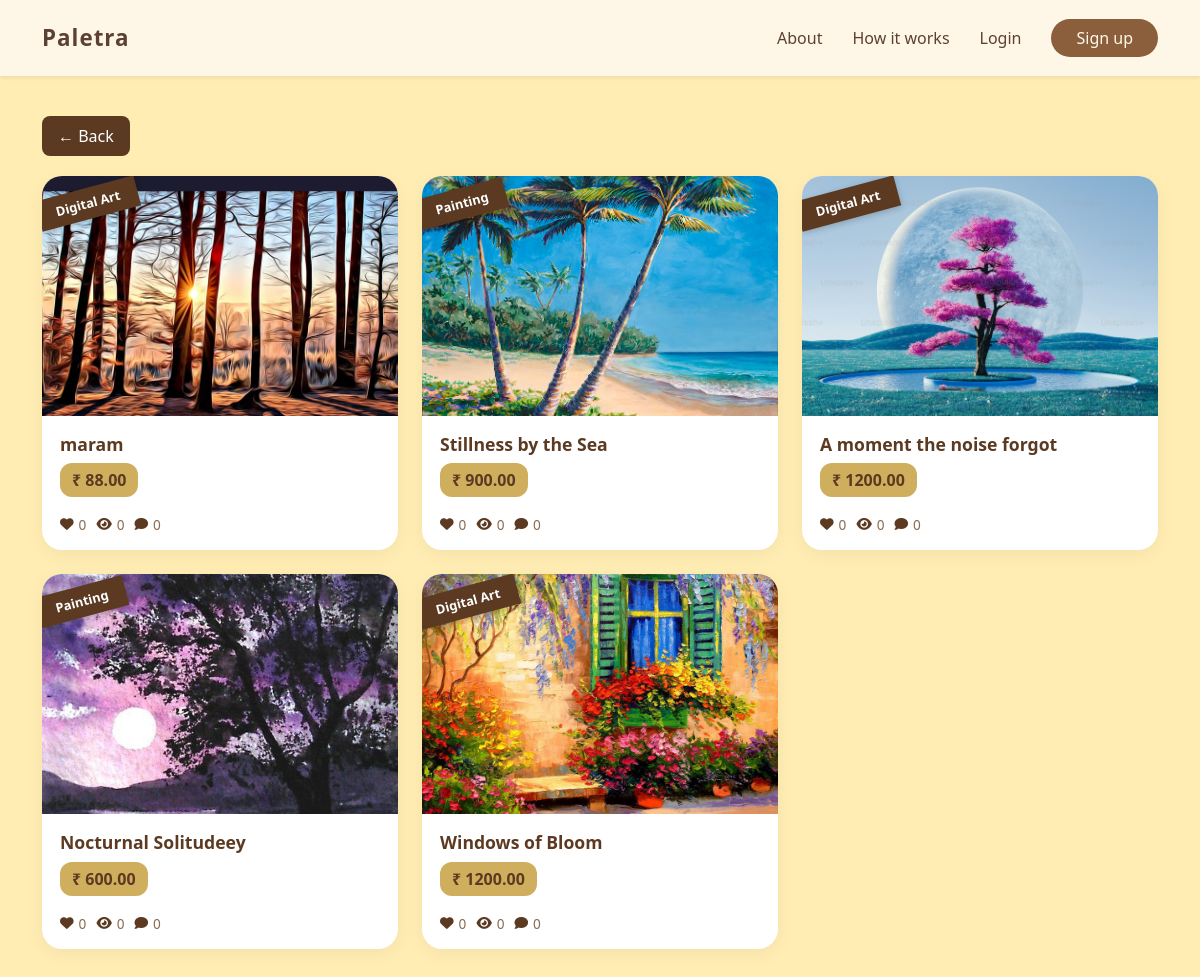
The app's page /artist_dashboard/artist_my_artworks/ (signed in), older data.
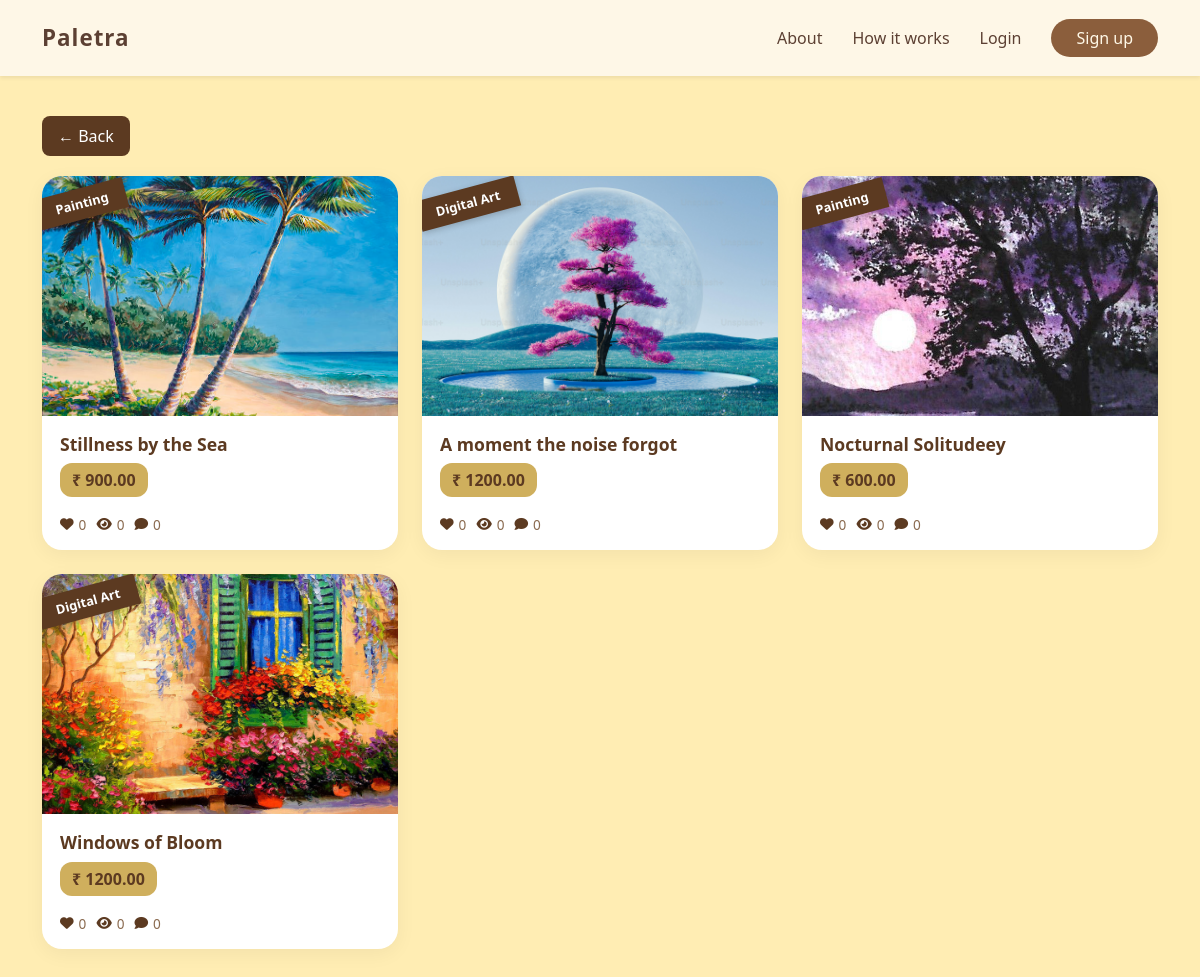
The same page, newer data.
### core_app/models.py (models this page shows, shortened)
class Artwork(models.Model):
    artist = models.ForeignKey(
        settings.AUTH_USER_MODEL,
        on_delete=models.CASCADE,
        related_name='artworks'
    )
    title = models.CharField(max_length=200)
    description = models.TextField(blank=True)
    category = models.CharField(max_length=50, choices=CATEGORY_CHOICES)
    image = models.ImageField(upload_to='artworks/')
    price = models.DecimalField(max_digits=8,decimal_places=2)
    created_at = models.DateTimeField(auto_now_add=True)

### core_app/views.py (the view)
# urls.py: path('artist_dashboard/artist_my_artworks/', views.artist_my_artworks, name='artist_my_artworks'),
@login_required
def artist_my_artworks(request):
    if request.user.role != 'artist':
        return HttpResponseForbidden("Only artists can view this page")
    artworks = Artwork.objects.filter(artist=request.user).order_by('-created_at')
    return render(request, 'artist_dashboard/artworks.html', {
        'artworks': artworks
    })

### core_app/templates/artist_dashboard/artworks.html (shortened to what this page needs)
{% extends "masterss.html" %}
{% load static %}
{% block content %}
<div class="artworks-page">
    <div class="container">
        <a href="javascript:history.back()" class="back-btn">← Back</a>
        <div class="row g-4">
            {% for art in artworks %}
            <div class="col-md-4">
                <a href="{% url 'artwork_detail_for_artist' art.id %}" style="text-decoration:none;">
                    <div class="art-card">
                        <img src="{{ art.image.url }}" alt="{{ art.title }}">
                        <div class="ribbon">{{ art.category }}</div>
                        <div class="art-body">
                            <div class="art-title">{{ art.title }}</div>
                            <div class="art-price">₹ {{ art.price }}</div>
                            <div class="art-icons">
                                <span><i class="fa-solid fa-heart"></i> {{ art.likes|default:0 }}</span>
                                <span><i class="fa-solid fa-eye"></i> {{ art.views|default:0 }}</span>
                                <span><i class="fa-solid fa-comment"></i> {{ art.comments_count|default:0 }}</span>
                            </div>
                        </div>
                    </div>
                </a>
            </div>
            {% empty %}
            <p class="text-center text-muted">
                You have not uploaded any artworks yet.
            </p>
            {% endfor %}
        </div>
    </div>
</div>
{% endblock %}

### core_app/templates/masterss.html (shortened to what this page needs)
<!DOCTYPE html>
<html lang="en">
<head>
    {% load static %}
    <link href="https://cdn.jsdelivr.net/npm/bootstrap@5.3.2/dist/css/bootstrap.min.css" rel="stylesheet">
    <link rel="stylesheet" href="https://cdnjs.cloudflare.com/ajax/libs/font-awesome/6.5.0/css/all.min.css" />
</head>
<body class="{% block body_class %}{% endblock %}">
    <nav class="navbar navbar-expand-lg shadow-sm py-3">
        <div class="container">
            <a class="navbar-brand d-flex align-items-center" href="/">
                <span class="fw-semibold text-primary-color">Paletra</span>
            </a>
            <div class="collapse navbar-collapse justify-content-end" id="navbarNav">
                <ul class="navbar-nav align-items-lg-center">
                    <li class="nav-item">
                        <a class="nav-link" href="#about">About</a>
                    </li>
                    <li class="nav-item">
                        <a class="nav-link" href="#how">How it works</a>
                    </li>
                    <li class="nav-item">
                        <a class="nav-link" href="{% url 'login' %}">Login</a>
                    </li>
                    <li class="nav-item ms-lg-2">
                        <a class="btn bg-primary-color rounded-pill px-4" href="{% url 'register' %}">
                            Sign up
                        </a>
                    </li>
                </ul>
            </div>
        </div>
    </nav>
    <main>
        {% block content %}
        {% endblock %}
    </main>
</body>
</html>

### core_app/templates/masterss.html (style rules this page uses)
body { background-color: #F5F0E6; font-family: "Segoe UI", system-ui, sans-serif; }
:root { --brown-dark: #5C4033; --brown-main: #8B5E3C; --brown-light: #E6D7C3; --gold-soft: #CFAF5D; --cream: #FFF8E7; }
.text-primary-color { color: var(--brown-dark); }
.navbar { background-color: rgba(255, 248, 231, 0.9); backdrop-filter: blur(6px); }
.navbar-brand span { font-size: 1.4rem; letter-spacing: 1px; }
.nav-link { color: var(--brown-dark) !important; margin-right: 14px; position: relative; }
.nav-link::after { content: ""; position: absolute; width: 0%; height: 2px; left: 0; bottom: -4px; background-color: var(--gold-soft); transition: width 0.3s ease; }
.bg-primary-color { background-color: var(--brown-main); color: var(--cream); transition: all 0.3s ease; }
main { min-height: 80vh; }

### core_app/templates/artist_dashboard/artworks.html (style rules this page uses)
.artworks-page { background: #FFEDB3; min-height: 100vh; padding: 40px 0; }
.back-btn { display: inline-block; margin-bottom: 20px; background: #5C3A21; color: #fff; padding: 8px 16px; border-radius: 8px; text-decoration: none; font-weight: 500; }
.art-card { position: relative; border-radius: 20px; overflow: hidden; background: #fff; box-shadow: 0 5px 20px rgba(0,0,0,0.05); transition: transform 0.3s ease, box-shadow 0.3s ease; }
.art-card img { width: 100%; height: 240px; object-fit: cover; display: block; }
.ribbon { position: absolute; top: 12px; left: -5px; background: #5C3A21; color: #fff; padding: 6px 18px; font-size: 0.8rem; font-weight: 600; transform: rotate(-15deg); box-shadow: 0 2px 6px rgba(0,0,0,0.2); }
.art-body { padding: 15px 18px; }
.art-title { font-weight: 600; color: #5C3A21; margin-bottom: 6px; font-size: 1.1rem; }
.art-price { display: inline-block; background: #CFAF5D; color: #5C3A21; font-weight: 700; padding: 5px 12px; border-radius: 12px; margin-bottom: 8px; }
.art-icons { display: flex; align-items: center; margin-top: 10px; gap: 10px; }
.art-icons span { display: flex; align-items: center; font-size: 0.85rem; color: #8A6A4F; }
.art-icons span i { margin-right: 5px; color: #5C3A21; }

Row changes from the older to the newer data that the page shows:
removed Artwork: image (picture), category "Digital Art", title "maram", price "88.00", likes "0", views "0", comments_count "0"
